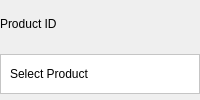
                   <widget class="QFrame" name="ProductID_Frame">
                    <property name="minimumSize">
                     <size>
                      <width>0</width>
                      <height>100</height>
                     </size>
                    </property>
                    <property name="maximumSize">
                     <size>
                      <width>16777215</width>
                      <height>100</height>
                     </size>
                    </property>
                    <property name="frameShape">
                     <enum>QFrame::NoFrame</enum>
                    </property>
                    <property name="frameShadow">
                     <enum>QFrame::Raised</enum>
                    </property>
                    <layout class="QVBoxLayout" name="verticalLayout_13">
                     <property name="leftMargin">
                      <number>0</number>
                     </property>
                     <property name="topMargin">
                      <number>0</number>
                     </property>
                     <property name="rightMargin">
                      <number>0</number>
                     </property>
                     <property name="bottomMargin">
                      <number>0</number>
                     </property>
                     <item>
                      <widget class="QLabel" name="PID_Label">
                       <property name="minimumSize">
                        <size>
                         <width>0</width>
                         <height>40</height>
                        </size>
                       </property>
                       <property name="maximumSize">
                        <size>
                         <width>16777215</width>
                         <height>40</height>
                        </size>
                       </property>
                       <property name="font">
                        <font>
                         <family>Helvetica</family>
                        </font>
                       </property>
                       <property name="text">
                        <string>Product ID</string>
                       </property>
                      </widget>
                     </item>
                     <item>
                      <widget class="QFrame" name="frame_9">
                       <property name="minimumSize">
                        <size>
                         <width>0</width>
                         <height>40</height>
                        </size>
                       </property>
                       <property name="maximumSize">
                        <size>
                         <width>16777215</width>
                         <height>40</height>
                        </size>
                       </property>
                       <property name="styleSheet">
                        <string notr="true">background-color: rgb(255, 255, 255);</string>
                       </property>
                       <property name="frameShape">
                        <enum>QFrame::StyledPanel</enum>
                       </property>
                       <property name="frameShadow">
                        <enum>QFrame::Raised</enum>
                       </property>
                       <layout class="QVBoxLayout" name="verticalLayout_14">
                        <item>
                         <widget class="QLabel" name="ProductID_Label">
                          <property name="font">
                           <font>
                            <family>Helvetica</family>
                           </font>
                          </property>
                          <property name="text">
                           <string>Select Product</string>
                          </property>
                         </widget>
                        </item>
                       </layout>
                      </widget>
                     </item>
                    </layout>
                   </widget>
